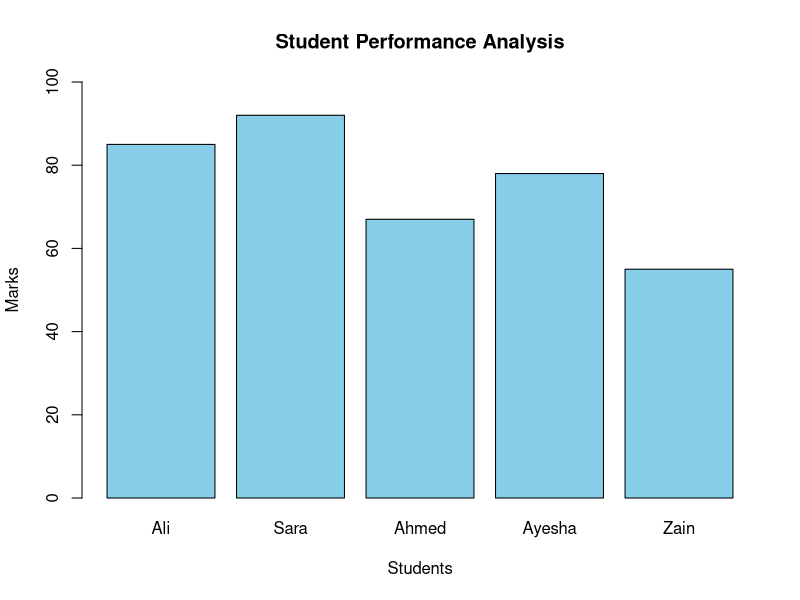

Source code (R):

# Student Performance Analysis
# Created by Eaqan Tariq

# Student names
students <- c("Ali", "Sara", "Ahmed", "Ayesha", "Zain")

# Exam marks
marks <- c(85, 92, 67, 78, 55)

# Create a dataset
data <- data.frame(students, marks)

# Display the dataset
print(data)

# Calculate statistics
cat("Average Marks:", mean(marks), "\n")
cat("Highest Marks:", max(marks), "\n")
cat("Lowest Marks:", min(marks), "\n")

# Check pass or fail
data$Result <- ifelse(marks >= 50, "Pass", "Fail")

print(data)

# Create a bar chart
barplot(
  marks,
  names.arg = students,
  col = "skyblue",
  main = "Student Performance Analysis",
  xlab = "Students",
  ylab = "Marks",
  ylim = c(0, 100)
)
  
